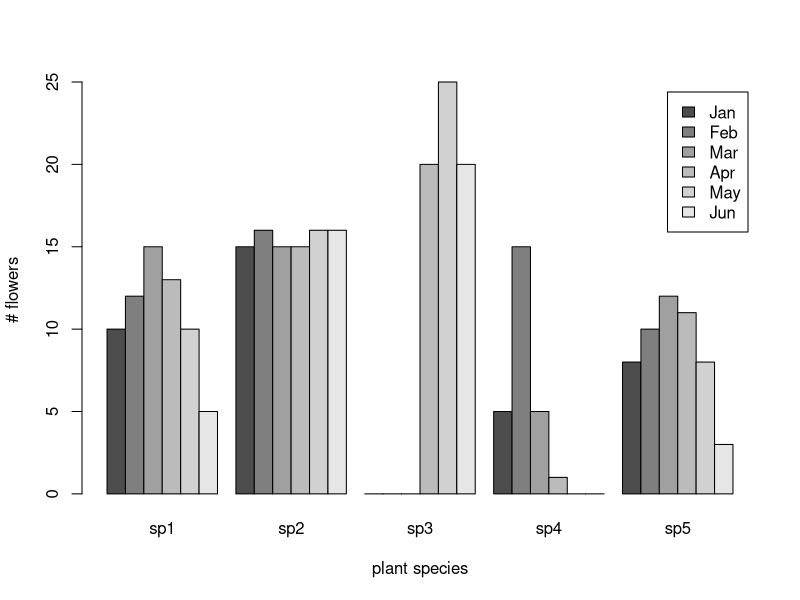
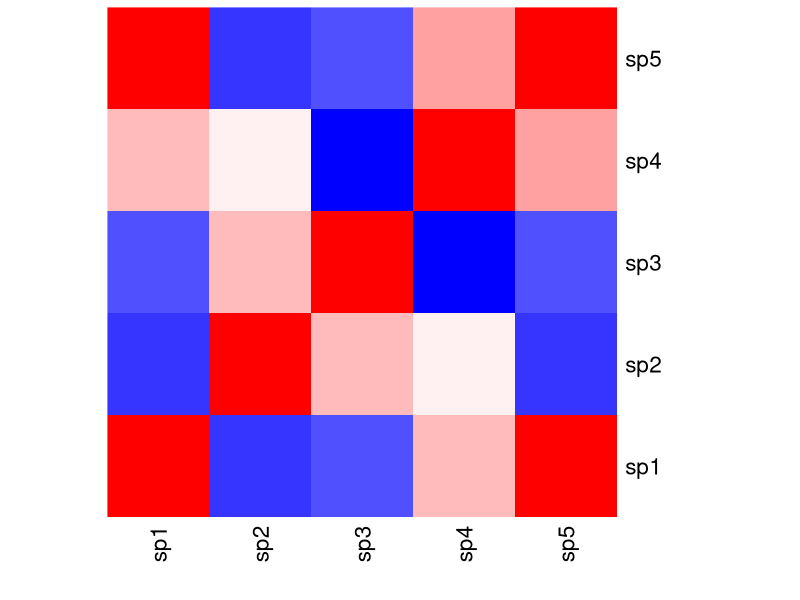

Here is the R script that generated these plots, in order:
### Dummy script
data <- 
    data.frame(sp1 = c(10,12,15,13,10,5), 
               sp2 = c(15,16,15,15,16,16), 
               sp3 = c(0,0,0,20,25,20),
               sp4 = c(5,15,5,1,0,0), 
               sp5 = c(8,10,12,11,8,3), 
               row.names = c("Jan", "Feb", "Mar", "Apr", "May", "Jun")
  )
data

cor(data[, 1], data[, 2], method = "pearson") # pairwise correlation

cor(data, use = "complete.obs", method = "pearson") # correlation matrix

### quick viz 
barplot(as.matrix(data), beside = T, 
        ylab = "# flowers", xlab = "plant species", 
        legend.text = c("Jan", "Feb", "Mar", "Apr", "May", "Jun"))


col <- colorRampPalette(c("blue", "white", "red"))(20)
heatmap(x = cor(data, use = "complete.obs", method = "pearson"), 
        col = col, 
        symm = TRUE, 
        Colv = NA, Rowv = NA, 
        legend = "col")

### 
mean(cor(data, use = "complete.obs", method = "pearson")) # overall mean correlation
rowMeans(cor(data, use = "complete.obs", method = "pearson")) # species-wise correlation mean
# CAUTION: include the ones of the self-correlations
